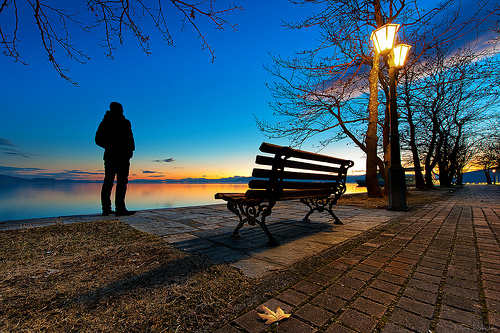
#> input picture ImageData/IMG_1.jpg, 500 x 333 px, found by its file name
$ python filter2D.py
#> lines starting #> are read from the running program, lines starting #| are printed output that depends on the picture
# -*- coding: utf-8 -*-
"""
Created on Sun Sep  2 18:01:01 2018

@author: GEAR
"""
'''
均值滤波
'''
import cv2
import numpy as np
from matplotlib import pyplot as plt

root = 'D:/python/OpenCV-Python/ImageData/'
image = cv2.imread(root+'IMG_1.jpg',0)
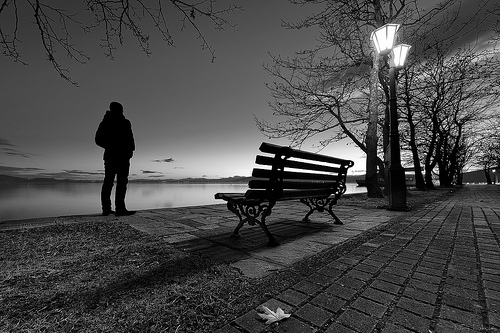
#> image: shape (333, 500); min 0, max 255, mean 72.5

kernel = np.ones((5,5), np.float32) / 25
# 这里-1表示输出图像的深度与输入图像相同
dst = cv2.filter2D(image, -1, kernel)
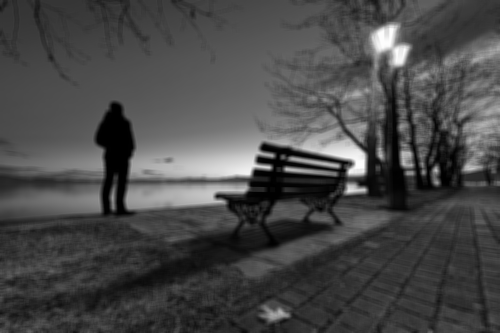
#> dst: shape (333, 500); min 0, max 253, mean 72.5

plt.subplot(121), plt.imshow(image), plt.title('Original')
plt.xticks([]), plt.yticks([])
plt.subplot(122), plt.imshow(dst), plt.title('Averaging')
plt.xticks([]), plt.yticks([])
plt.show()
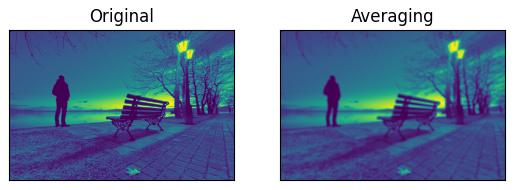
#> figure drawn by matplotlib, 2 panels
